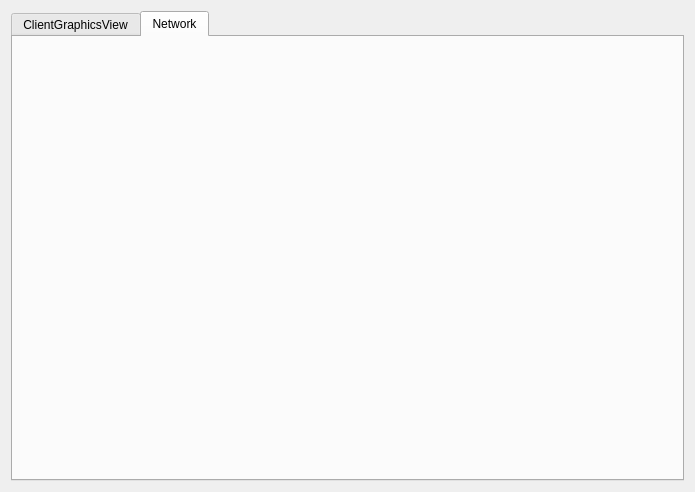
<?xml version="1.0" encoding="UTF-8"?>
<ui version="4.0">
 <class>GameClientView</class>
 <widget class="QWidget" name="GameClientView">
  <property name="geometry">
   <rect>
    <x>0</x>
    <y>0</y>
    <width>695</width>
    <height>492</height>
   </rect>
  </property>
  <property name="windowTitle">
   <string>GameClientView</string>
  </property>
  <layout class="QHBoxLayout" name="horizontalLayout">
   <item>
    <widget class="QTabWidget" name="tabWidget">
     <property name="currentIndex">
      <number>1</number>
     </property>
     <widget class="QWidget" name="tab">
      <attribute name="title">
       <string>ClientGraphicsView</string>
      </attribute>
      <layout class="QHBoxLayout" name="horizontalLayout_3">
       <item>
        <widget class="ClientGraphicsView" name="graphicsView"/>
       </item>
      </layout>
     </widget>
     <widget class="QWidget" name="tab_2">
      <attribute name="title">
       <string>Network</string>
      </attribute>
      <layout class="QHBoxLayout" name="horizontalLayout_2">
       <item>
        <widget class="PlayerClientView" name="clientNetwork_widget" native="true"/>
       </item>
      </layout>
     </widget>
    </widget>
   </item>
  </layout>
 </widget>
 <layoutdefault spacing="6" margin="11"/>
 <customwidgets>
  <customwidget>
   <class>PlayerClientView</class>
   <extends>QWidget</extends>
   <header>playerclientview.h</header>
   <container>1</container>
  </customwidget>
  <customwidget>
   <class>ClientGraphicsView</class>
   <extends>QGraphicsView</extends>
   <header>clientgraphicsview.h</header>
  </customwidget>
 </customwidgets>
 <resources/>
 <connections/>
</ui>
